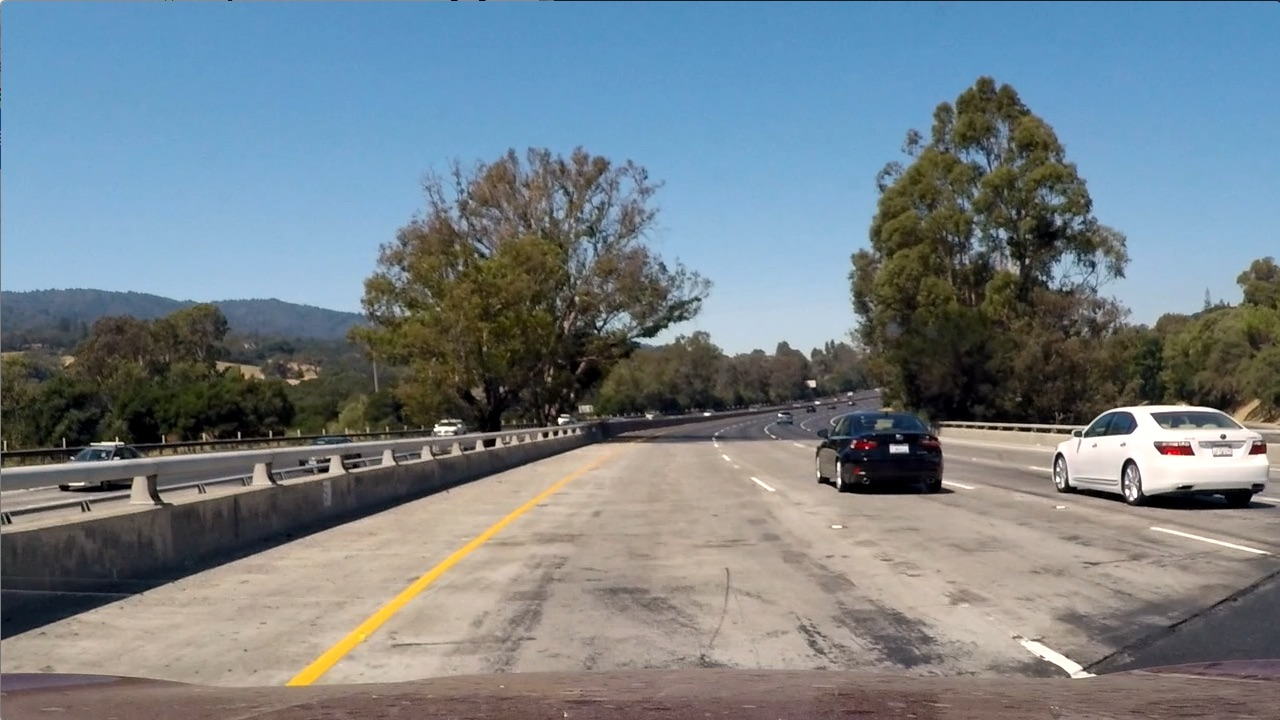
//> input picture test_img/test.jpg, 1280 x 720 px
$ ./main   (built with g++ and OpenCV 4)
//> lines starting //> are read from the running program, lines starting //| are printed output that depends on the picture; after the words box and inside, x2 and y2 are one past the last pixel; in counts of white or black regions, pixels touching at a corner belong together
//> further down, src is the input picture: 720 rows x 1280 cols, CV_8UC3; mean B, G, R 135.5, 128.7, 117.5
### Parameter.h
#ifndef PARAMETER_H
#define PARAMETER_H

#define UNDISTORT             (0b1<<0)
#define RESIZE                (0b1<<1)
#define SOBEL_X               (0b1<<0)
#define SOBEL_Y               (0b1<<1)
#define SOBEL_XY              (SOBEL_X|SOBEL_Y)
#define SOBEL_MAG             (0b1<<2)
#define SOBEL_DIR             (0b1<<3)
#define SOBEL_MAGDIR          (SOBEL_MAG|SOBEL_DIR)
#define HLS_S                 (0b1<<4)
#define BGR_R                 (0b1<<5)
#define YUV_U                 (0b1<<6)
#define LAP                   (0b1<<7)
#define CAN                   (0b1<<8)
#define LUV_L                 (0b1<<9)
#define LAB_B                 (0b1<<10)

#define IMG_COL_SIZE          1280
#define IMG_ROW_SIZE          720
#define SCALE                 1


/*
//vs size
#define IMG_COL_SIZE          640
#define IMG_ROW_SIZE          360
#define SCALE                 1
*/

/*
//dvs size
#define IMG_COL_SIZE          768
#define IMG_ROW_SIZE          640
#define SCALE                 1
*/
#endif // !PARAMETER_H

### Threshold.cpp
#include "Threshold.h"
#include "Parameter.h"
#include "time.h"
#include <vector>
#include <queue>
#include <fstream>
#include <future>
using namespace std;

/*
Content:
initialize sobel kernel size according to default
*/
Threshold::Threshold() {
	_sobel_kernel_size = d_sobel_kernel_size;
	//_clahe = createCLAHE(4.0);
}

/*
Input param:
int sobel_kernel_size - sobel kernel size for sobel filter

Content:
initialize sobel kernel sieze according to input
*/
// [4 lines left out: function Threshold, not called in this run]

/*
Input param:
char orient - 'x' or 'y'
int thresh_min - minimum threshold value
int thresh_max - maximum threshold value

Return value:
Mat - image after applying threshold on filter

Content:
apply threshold on sobel filter
*/
Mat Threshold::abs_sobel_thresh(char orient, int thresh_min, int thresh_max) {
	if (orient == 'y')
		return threshold_process(_sobel_y, thresh_min, thresh_max);
	else // orient == 'x'
		return threshold_process(_sobel_x, thresh_min, thresh_max);
}

/*
Input param:
int thresh_min - minimum threshold value
int thresh_max - maximum threshold value

Return value:
Mat - image after applying threshold on filter

Content:
apply threshold on sobel magnitude filter
*/
// [5 lines left out: function mag_thresh, not called in this run]

/*
Input param:
int thresh_min - minimum threshold value
int thresh_max - maximum threshold value

Return value:
Mat - image after applying threshold on filter

Content:
apply threshold on sobel direction filter
*/
// [8 lines left out: function dir_thresh, not called in this run]

/*
Input param:
int thresh_min - minimum threshold value
int thresh_max - maximum threshold value

Return value:
Mat - image after applying threshold on filter

Content:
apply threshold on rgb r channel
*/
Mat Threshold::rgb_thresh(int thresh_min, int thresh_max) {
	return threshold_process(_r_channel, thresh_min, thresh_max, false);
}

/*
Input param:
int thresh_min - minimum threshold value
int thresh_max - maximum threshold value

Return value:
Mat - image after applying threshold on filter

Content:
apply threshold on hls s channel
*/
Mat Threshold::hls_thresh(int thresh_min, int thresh_max) {
	return threshold_process(_s_channel, thresh_min, thresh_max, false);
}

/*
Input param:
int thresh_min - minimum threshold value
int thresh_max - maximum threshold value

Return value:
Mat - image after applying threshold on filter

Content:
apply threshold on yuv u channel
*/
Mat Threshold::yuv_thresh(int thresh_min, int thresh_max) {
	return threshold_process(_u_channel, thresh_min, thresh_max, false);
}

/*
Input param:
int thresh_min - minimum threshold value
int thresh_max - maximum threshold value

Return value:
Mat - image after applying threshold on filter

Content:
apply threshold on laplace filter
*/
// [5 lines left out: function lap_thresh, not called in this run]

/*
Input param:
int thresh_min - minimum threshold value
int thresh_max - maximum threshold value

Return value:
Mat - image after applying threshold on filter

Content:
apply threshold on canny filter
*/
Mat Threshold::can_thresh(int thresh_min, int thresh_max) {
	Mat can;
	Canny(_gray, can, thresh_min, thresh_max, _sobel_kernel_size);
	can.convertTo(can, CV_8U);
	return can;
}

/*
Input param:
int thresh_min - minimum threshold value
int thresh_max - maximum threshold value

Return value:
Mat - image after applying threshold on filter

Content:
apply threshold on _luv_l_channel
*/
Mat Threshold::luv_thresh(int thresh_min, int thresh_max) {
	return threshold_process(_luv_l_channel, thresh_min, thresh_max, false);
}

/*
Input param:
int thresh_min - minimum threshold value
int thresh_max - maximum threshold value

Return value:
Mat - image after applying threshold on filter

Content:
apply threshold on _lab_b_channel
*/
Mat Threshold::lab_thresh(int thresh_min, int thresh_max) {
	return threshold_process(_lab_b_channel, thresh_min, thresh_max, false);
}


/*
Input param:
Mat src - source image

Return value:
image after applying edge detection

Content:
1. compute sobel x, y and color space transformation
2. decide which method we want to take. //Now fixed//
3. apply threshold.
*/
Mat Threshold::combine_thresh(Mat src) {
	clock_t tStart = clock();
	Mat grad_x, grad_y, grad_mag, grad_dir;
	Mat grad_hls, grad_bgr, grad_yuv, grad_lap, grad_can;
	Mat grad_luv,grad_lab;
	Mat grad_xy, grad_magdir, grad_maghls;
	Mat dst, col, grad;
	queue<future<Mat>> f;

	source_image_process(src);
	entropy_cal();
	// [8 lines of commented-out code are left out]
	if (_type & SOBEL_DIR) f.push(async(launch::async, &Threshold::dir_thresh, this, MIN_SOBEL_DIR_THRESH, MAX_SOBEL_DIR_THRESH));
	if (_type & SOBEL_X) f.push(async(launch::async, &Threshold::abs_sobel_thresh, this, 'x', MIN_SOBEL_X_THRESH, MAX_SOBEL_X_THRESH));
	if (_type & SOBEL_Y) f.push(async(launch::async, &Threshold::abs_sobel_thresh, this, 'y', MIN_SOBEL_Y_THRESH, MAX_SOBEL_Y_THRESH));
	if (_type & SOBEL_MAG) f.push(async(launch::async, &Threshold::mag_thresh, this, MIN_SOBEL_MAG_THRESH, MAX_SOBEL_MAG_THRESH));
	if (_type & HLS_S) f.push(async(launch::async, &Threshold::hls_thresh, this, MIN_HLS_S_THRESH, MAX_HLS_S_THRESH));
	if (_type & BGR_R) f.push(async(launch::async, &Threshold::rgb_thresh, this, MIN_BGR_R_THRESH, MAX_BGR_R_THRESH));
	if (_type & YUV_U) f.push(async(launch::async, &Threshold::yuv_thresh, this, MIN_YUV_U_THRESH, MAX_YUV_U_THRESH));
	if (_type & LAP) f.push(async(launch::async, &Threshold::lap_thresh, this, MIN_LAP_THRESH, MAX_LAP_THRESH));
	if (_type & CAN) f.push(async(launch::async, &Threshold::can_thresh, this, MIN_CAN_THRESH, MAX_CAN_THRESH));

	if (_type & LUV_L) f.push(async(launch::async, &Threshold::luv_thresh, this, MIN_LUV_THRESH, MAX_LUV_THRESH));
	if (_type & LAB_B) f.push(async(launch::async, &Threshold::lab_thresh, this, MIN_LAB_THRESH, MAX_LAB_THRESH));
	//printf("Time taken: %.2fs\n", (double)(clock() - tStart) / CLOCKS_PER_SEC);
	if (_type & SOBEL_DIR) {
		printf("0\n");
		grad_dir = f.front().get();
		f.pop();
	}
	if (_type & SOBEL_X) {
			printf("1\n");
		grad_x = f.front().get();
		f.pop();
	}
	if (_type & SOBEL_Y) {
			printf("2\n");
		grad_y = f.front().get();
		f.pop();
	}
	if (_type & SOBEL_MAG) {
			printf("3\n");
		grad_mag = f.front().get();
		f.pop();
	}
	if (_type & HLS_S) {
			printf("4\n");
		grad_hls = f.front().get();
		f.pop();
	}
	else grad_hls = Mat::zeros(Size(src.cols, src.rows), CV_8U);
	if (_type & BGR_R) {
			printf("5\n");
		grad_bgr = f.front().get();
		f.pop();
	}
	else grad_bgr = Mat::zeros(Size(src.cols, src.rows), CV_8U);
	if (_type & YUV_U) {
			printf("6\n");
		grad_yuv = f.front().get();
		f.pop();
	}
	else grad_yuv = Mat::zeros(Size(src.cols, src.rows), CV_8U);
	if (_type & LAP) {
			printf("7\n");
		grad_lap = f.front().get();
		f.pop();
	}
	else grad_lap = Mat::zeros(Size(src.cols, src.rows), CV_8U);
	if (_type & CAN) {
			printf("8\n");
		grad_can = f.front().get();
		f.pop();
	}
	else grad_can = Mat::zeros(Size(src.cols, src.rows), CV_8U);
	// for color filter
	if (_type & LUV_L) {
			printf("9\n");
		grad_luv = f.front().get();
		f.pop();
	}
	else grad_luv = Mat::zeros(Size(src.cols, src.rows), CV_8U);
	if (_type & LAB_B) {
			printf("10\n");
		grad_lab = f.front().get();
		f.pop();
	}
	else grad_lab = Mat::zeros(Size(src.cols, src.rows), CV_8U);
	//printf("Time taken: %.2fs\n", (double)(clock() - tStart) / CLOCKS_PER_SEC);

	if ( (_type & SOBEL_XY) == SOBEL_XY) bitwise_and(grad_x, grad_y, grad_xy);
	else if (_type & SOBEL_X) grad_xy = grad_x;
	else if (_type & SOBEL_Y) grad_xy = grad_y;
	else grad_xy = Mat::zeros(Size(src.cols, src.rows), CV_8U);

	if ( (_type & SOBEL_MAGDIR) == SOBEL_MAGDIR) bitwise_and(grad_mag, grad_dir, grad_magdir);
	else if (_type & SOBEL_MAG) grad_magdir = grad_mag;
	else if (_type & SOBEL_DIR) grad_magdir = grad_dir;
	else grad_magdir = Mat::zeros(Size(src.cols, src.rows), CV_8U);

	imshow("x", grad_x);
	imshow("y", grad_y);
// [5 lines of commented-out code are left out]
	imshow("bgr", grad_bgr);
//	imshow("yuv", grad_yuv);
	imshow("hls", grad_hls);
//	imshow("lap", grad_lap);
	imshow("can", grad_can);

	imshow("luv_l", grad_luv);
	imshow("lab_b", grad_lab);

	// [12 lines of commented-out code are left out]
	bitwise_or(grad_bgr, grad_luv, col);
	bitwise_or(col, grad_lab, dst);

	// [12 lines of commented-out code are left out]
	return dst;
}

/*
Content:
1. calculate entropy //Now useless. it can be a standart to choose threshold method in future//
2. choose edge detection method. //Now fixed//
*/
void Threshold::entropy_cal() {
	Mat hist;
	int histSize = 256;
	float range[] = { 0, 256 };
	const float* histRange = { range };
	bool uniform = true;
	bool accumulate = false;
	calcHist(&_gray, 1, 0, Mat(), hist, 1, &histSize, &histRange, uniform, accumulate);
	hist /= _gray.total();
	float entropy = 0;
	for (int i = 0; i<256; i++) {
		if (hist.at<float>(i, 0)>0) {
			float x = hist.at<float>(i, 0) * log(hist.at<float>(i, 0)) * -1;
			entropy += x;
		}
	}

	cout << "entropy = " <<entropy << endl;
	/*if (entropy < ENTROPY_THRESHOLD) _type = SOBEL_X | BGR_R;
	else _type = SOBEL_X;*/
//	_type = SOBEL_X | BGR_R; //here to change way of combine
	_type = SOBEL_X | BGR_R | LUV_L | LAB_B;
	_type = _type | SOBEL_Y | HLS_S | CAN;

}

/*
Input param:
Mat src - source image
int thresh_min - minimum threshold value
int thresh_max - maximum threshold value
bool scale - whether normalizing source image to 0~255

Return value:
Mat - image after applying threshold

Content:
apply threshold
*/
Mat Threshold::threshold_process(Mat src, double thresh_min, double thresh_max, bool scale) {
	Mat abs_src, dst;

	dst = Mat::zeros(src.rows, src.cols, CV_8U);
	if (scale) {
		convertScaleAbs(src, abs_src);
		for (int i = 0; i < abs_src.rows; i++) {
			for (int j = 0; j < abs_src.cols; j++) {
				int v = abs_src.at<uchar>(i, j);
				if (v >= thresh_min && v <= thresh_max)
					dst.at<uchar>(i, j) = 255;
			}
		}
	}
	else {
		src.convertTo(src, CV_8U);
		for (int i = 0; i < src.rows; i++) {
			for (int j = 0; j < src.cols; j++) {
				int v = src.at<uchar>(i, j);
				if (v >= thresh_min && v <= thresh_max)
					dst.at<uchar>(i, j) = 255;
			}
		}
	}

	return dst;
}

/*
Input param:
Mat src - source image

Content:
1. apply sobel x y filter on source image.
2. apply color space transformation on source image.
*/
void Threshold::source_image_process(Mat src) {
	Mat hls, yuv;
	vector<Mat> mv;

	Mat luv, lab;

	// convert source image to GRAY-scale and HLS color space
	cvtColor(src, _gray, COLOR_BGR2GRAY);
	//_clahe->apply(_gray, _clahe_gray);
	GaussianBlur(_gray, _gray, Size(3, 3), 0, 0, BORDER_DEFAULT);

	cvtColor(src, hls, COLOR_BGR2HLS);
//> hls: 720 rows x 1280 cols, CV_8UC3; mean of channels 0, 1, 2 60.2, 126.7, 74.4
	cvtColor(src, yuv, COLOR_BGR2YUV);
//> yuv: 720 rows x 1280 cols, CV_8UC3; mean of channels 0, 1, 2 126.1, 132.7, 120.5
	cvtColor(src, luv, COLOR_BGR2Luv);
//> luv: 720 rows x 1280 cols, CV_8UC3; mean of channels 0, 1, 2 133.8, 93.4, 128.6
	cvtColor(src, lab, COLOR_BGR2Lab);
//> lab: 720 rows x 1280 cols, CV_8UC3; mean of channels 0, 1, 2 134.3, 127.2, 123.9

	// split R-Channel from BGR
	mv.clear();
	split(src, mv);
	_r_channel = mv[2];

	// split S-Channel from HLS
	mv.clear();
	split(hls, mv);
	_s_channel = mv[2];

	// split U-Channel from YUV
	mv.clear();
	split(yuv, mv);
	_u_channel = mv[1];

	mv.clear();
	split(luv, mv);
	_luv_l_channel = mv[0];

	mv.clear();
	split(lab, mv);
	_lab_b_channel = mv[2];

	// calculate sobel x and y
	Sobel(_gray, _sobel_x, CV_64F, 1, 0, _sobel_kernel_size);
	Sobel(_gray, _sobel_y, CV_64F, 0, 1, _sobel_kernel_size);
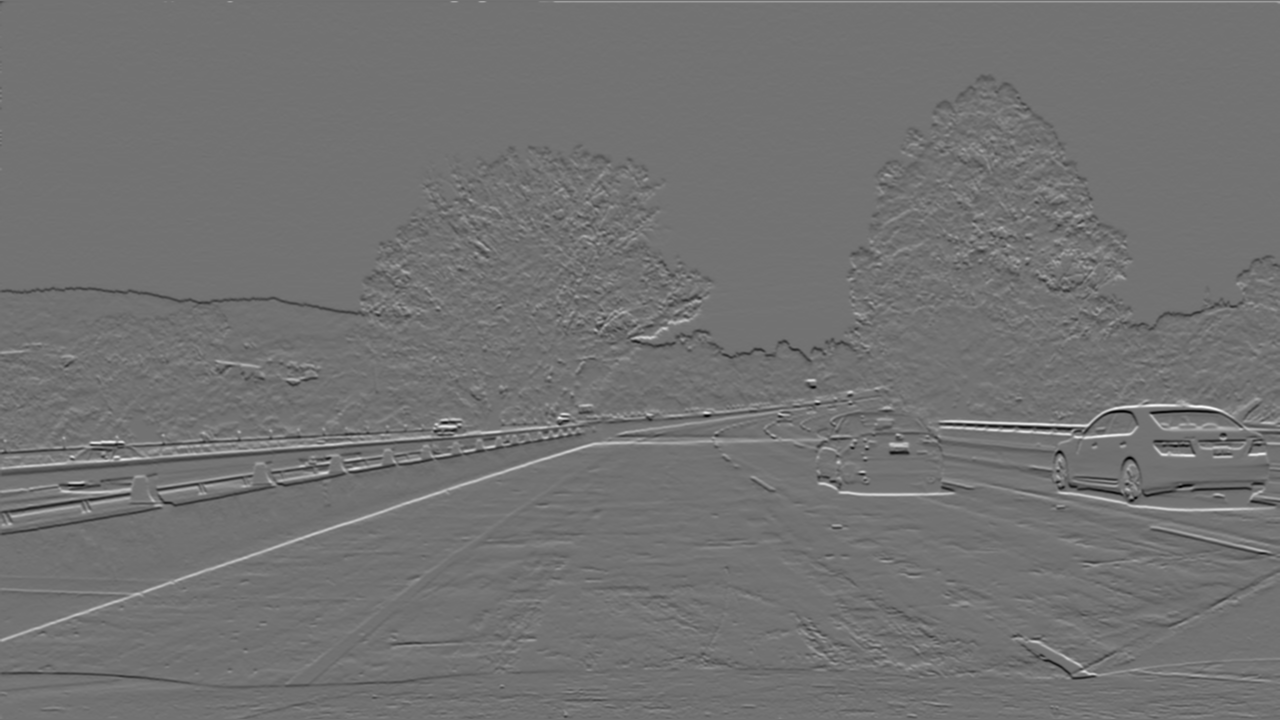
//> _sobel_y: 720 rows x 1280 cols, CV_64FC1; min -573, max 700, mean -0.2; drawn with min black and max white
}

### main.cpp
#include "Threshold.h"

int main(int argc,char** argv)
{
    Threshold _threshold;
//    Mat src = imread(argv[1],-1);
    Mat src = imread("../test_img/test.jpg",-1);
    Mat dst;
    dst = _threshold.combine_thresh(src);
//> in entropy_cal, `calcHist(&_gray, 1, 0, Mat(), hist, 1, &histSize, &histRange, uniform,..`: hist = 256 values, max 11555 at index 148, min 103 at index 226, mean 3600
//> in entropy_cal, `hist /= _gray.total();`: hist = 256 values, max 0.0125 at index 148, min 0.000112 at index 226, mean 0.00391
//> the loop in entropy_cal, `for (int i = 0; i<256; i++)` made 256 passes
//> (x, entropy) on passes 1 to 12: (0.00929, 0.00929), (0.012, 0.0213), (0.00787, 0.0291), (0.00653, 0.0357), (0.00641, 0.0421), (0.00618, 0.0483), (0.00617, 0.0544), (0.00632, 0.0608), (0.00626, 0.067), (0.00658, 0.0736), (0.00733, 0.0809), (0.00672, 0.0876)
//> after the loop in entropy_cal, `for (int i = 0; i<256; i++)`: entropy = 5.18
//| entropy = 5.18402
//> in combine_thresh, `imshow("y", grad_y);`:
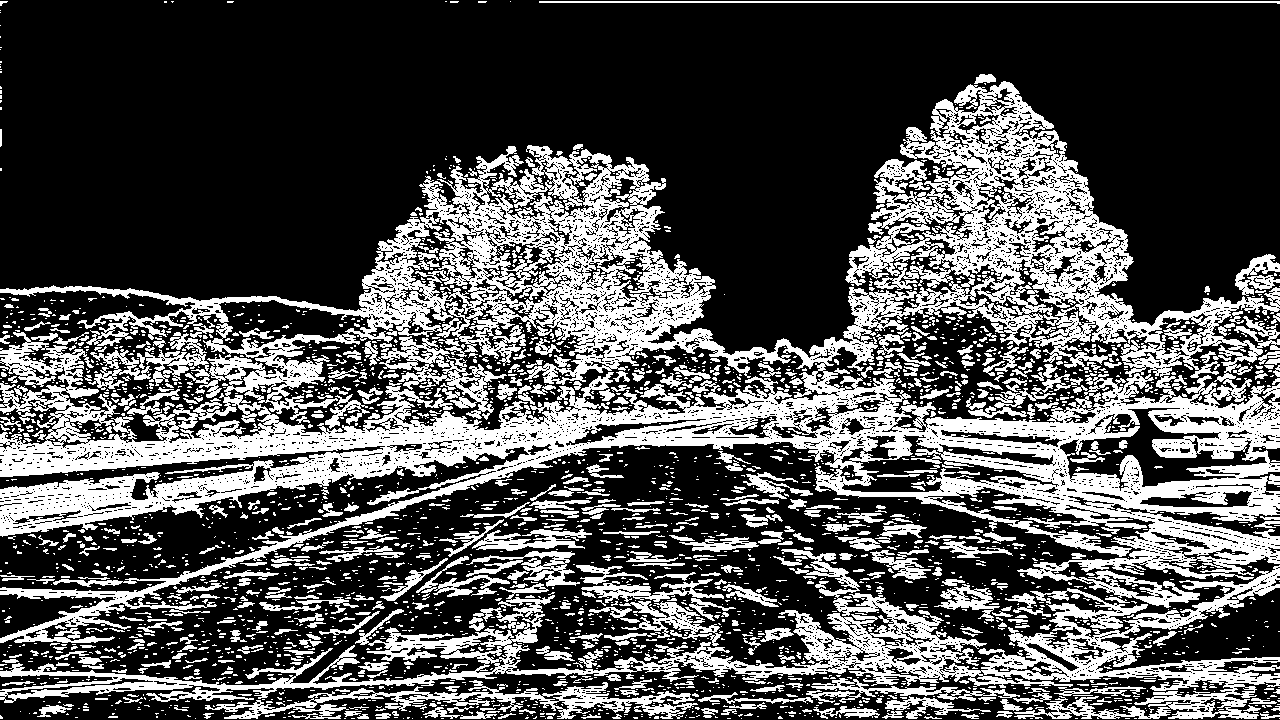
//> window 'y': 720 rows x 1280 cols, CV_8UC1; 32% white; 3188 white regions (2554 under 20 px), largest, box (x1, y1, x2, y2) and area: (0, 81, 1280, 643) 181664, (0, 549, 1280, 719) 35767, (205, 680, 698, 719) 5068
//> in combine_thresh, `imshow("hls", grad_hls);`:
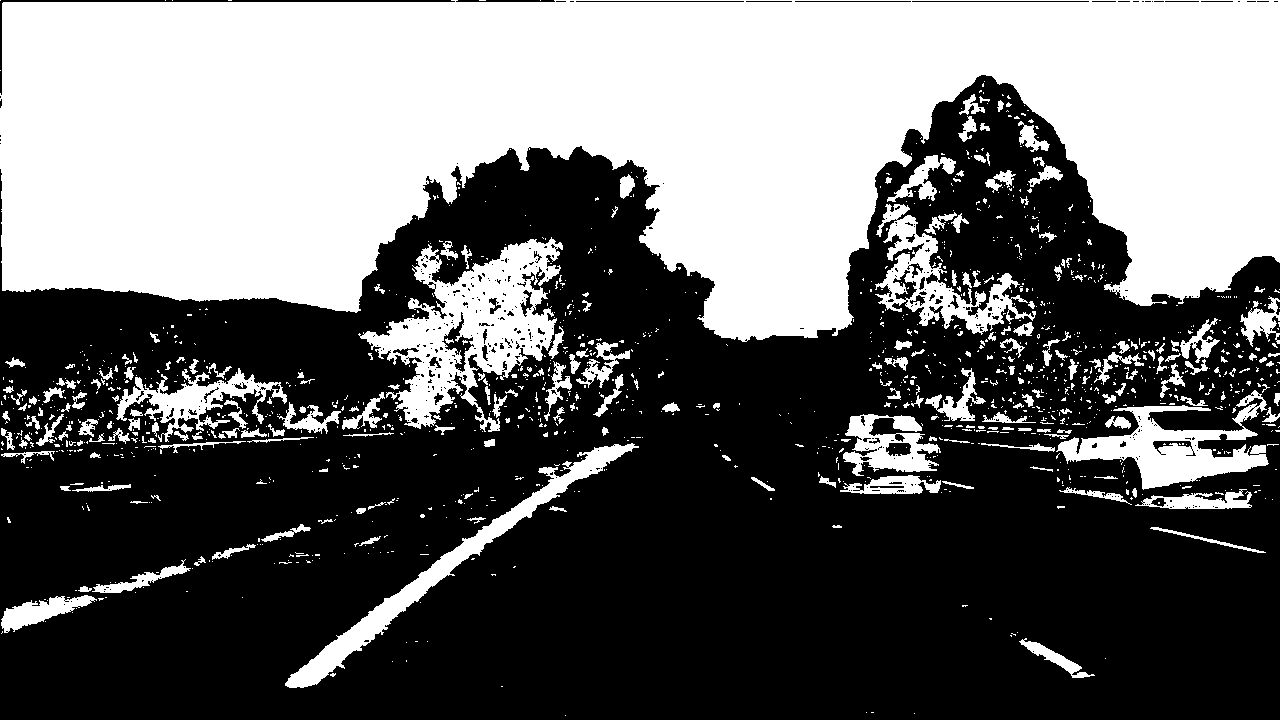
//> window 'hls': 720 rows x 1280 cols, CV_8UC1; 41.3% white; 1347 white regions (1111 under 20 px), largest, box (x1, y1, x2, y2) and area: (0, 0, 1280, 342) 305006, (358, 237, 563, 432) 16230, (1056, 390, 1269, 490) 7785
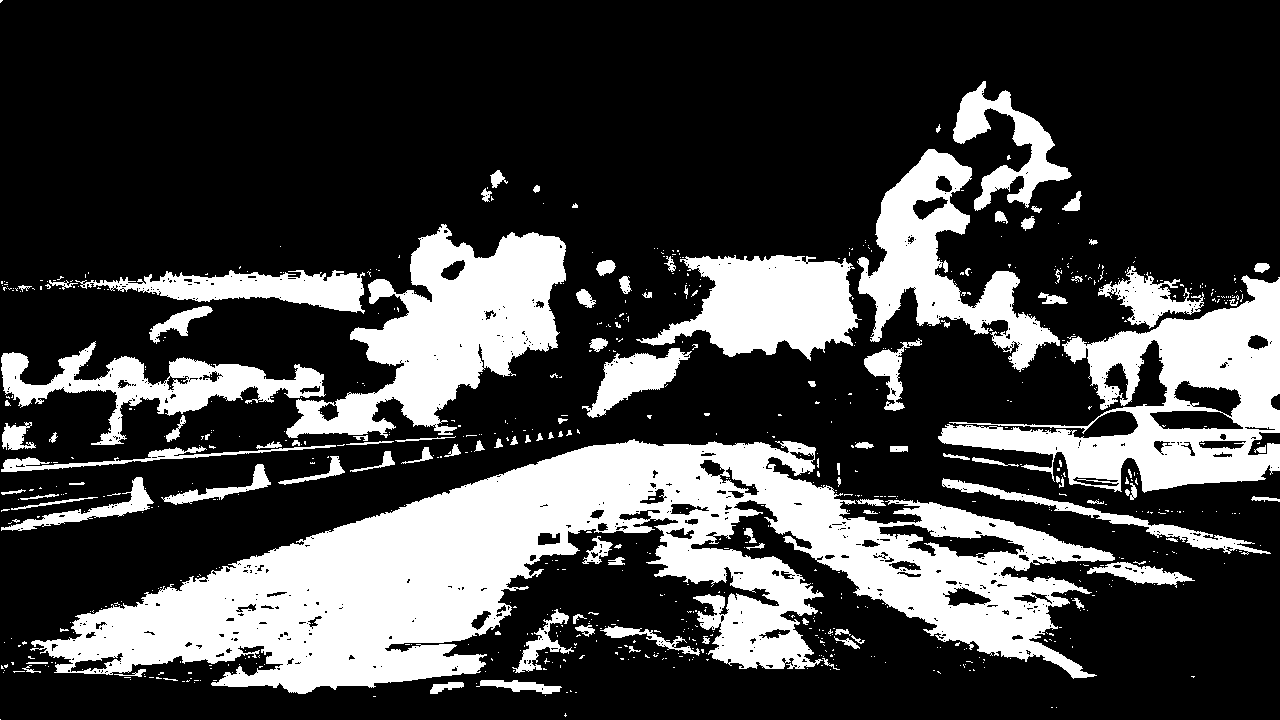
//> dst: 720 rows x 1280 cols, CV_8UC1; 26.7% white; 810 white regions (697 under 20 px), largest, box (x1, y1, x2, y2) and area: (30, 439, 1115, 694) 113030, (938, 275, 1280, 493) 28642, (286, 224, 566, 438) 26508

    imshow("src",src);
    imshow("dst",dst);
    waitKey(0);
	return 0;
}
